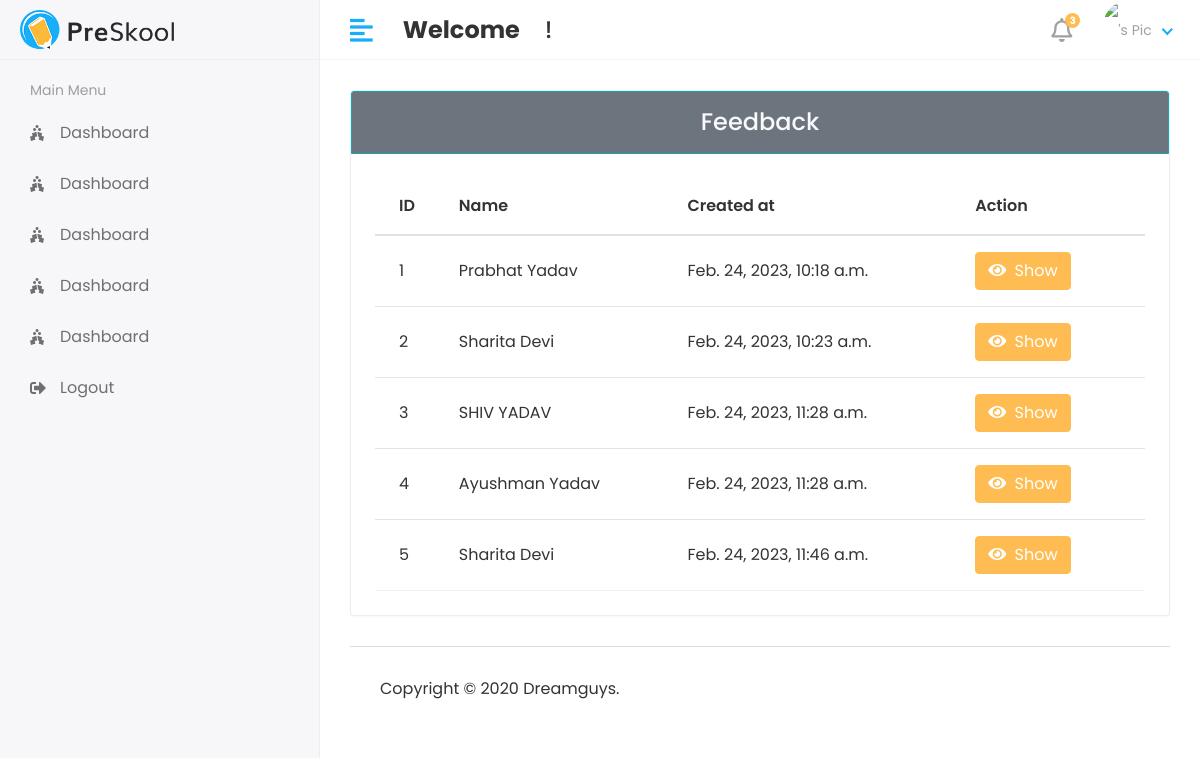
The page /Hod/Feedback/view on the database its author committed.
### myApp/models.py (models this page shows, shortened)
class StaffFeedback(models.Model):
  objects = None
  staff_id = models.ForeignKey(Staff, on_delete=models.CASCADE)
  feedback = models.TextField()
  feedback_reply = models.TextField()
  created_at = models.DateTimeField(auto_now_add=True)
  updated_at = models.DateTimeField(auto_now=True)

class Staff(models.Model):
  objects = None
  admin = models.OneToOneField(CustomUser, on_delete=models.CASCADE)
  address = models.TextField()
  gender = models.CharField(max_length=100)
  created_at = models.DateTimeField(auto_now_add=True)
  updated_at = models.DateTimeField(auto_now=True)
  def __str__(self):
    return self.admin.first_name + " " + self.admin.last_name

class CustomUser(AbstractUser):
  USER = (
    (1, 'HOD'),
    (2, 'STAFF'),
    (3, 'STUDENT'),
  )
  user_type = models.CharField(choices=USER, max_length=50, default=1)
  profile_Pic = models.ImageField(upload_to='media/profilePic')

### StudentManagementProject/Hod_Views.py (the view)
def view_staff_feedback(request):
  feedback = StaffFeedback.objects.all()
  context = {
    "feedbacks": feedback
  }
  return render(request, "Hod/view_staff_feedback.html", context)

### templates/Hod/view_staff_feedback.html (shortened to what this page needs)
{% extends 'base.html' %}
{% block content %}
{% load static %}
<div class="row">
  <div class="col-sm-12">
    <div class="card card-table ">
      <div class="card-header h4 border border-info d-flex justify-content-center bg-secondary text-light">
        Feedback
      </div>
      <div class="card-body text-white">
        <div class="table-responsive">
          <table class="table table-hover table-center mb-0 text-black" id="table_id">
            <thead>
            <tr>
              <th>ID</th>
              <th>Name</th>
              <th>Created at</th>
              <th class="text-left">Action</th>
            </tr>
            </thead>
            <tbody>
            {% for i in feedbacks %}
            <tr>
              <td>{{i.id}}</td>
              <td>{{i.staff_id}}</td>
              <td>{{i.created_at}}</td>
              <td>
                <div class="actions">
                  <button class="btn btn-primary"
                          data-target="#showFeedbacks-{{forloop.counter}}"
                          data-toggle="modal"><i class="fa fa-eye"></i>
                    <span class="ml-1">Show</span>
                  </button>
                </div>
              </td>
            </tr>
            {% endfor %}
            </tbody>
          </table>
        </div>
      </div>
    </div>
  </div>
</div>
{% endblock %}

### static/assets/css/style.css (style rules this page uses)
html { height: 100%; }
body { background-color: #fff; color: #333; font-family: 'Poppins', sans-serif; font-size: 1rem; height: 100%; line-height: 1.5; overflow-x: hidden; }
input, button, a { transition: all 0.4s ease; -moz-transition: all 0.4s ease; -o-transition: all 0.4s ease; -ms-transition: all 0.4s ease; -webkit-transition: all 0.4s ease; }
input, input:focus, button, button:focus { outline: none; }
.table { color: #333; max-width: 100%; margin-bottom: 0; width: 100%; }
.table thead tr th { font-weight: 600; }
.table tbody tr { border-bottom: 1px solid rgba(0, 0, 0, 0.05); }
.table.table-center td, .table.table-center th { vertical-align: middle; }
.card-table .card-body .table > thead > tr > th { border-top: 0; }
.card-table .card-body .table tr td:first-child, .card-table .card-body .table tr th:first-child { padding-left: 1.5rem; }
.card-table .card-body .table tr td:last-child, .card-table .card-body .table tr th:last-child { padding-right: 1.5rem; }
.card-table .table td, .card-table .table th { border-top: 1px solid #e2e5e8; padding: 1rem 0.75rem; white-space: nowrap; }
.btn-primary { background-color: #FFBC53; border: 1px solid #FFBC53; }
.card { border: 1px solid #ececf5; box-shadow: 0 1px 3px 0 rgba(0, 0, 0, 0.03); margin-bottom: 1.875rem; }
.card-body { padding: 1.5rem; }
.card-header { border-bottom: 1px solid #e6e6e6; padding: 1rem 1.5rem; }
.card .card-header { background-color: #fff; border-bottom: 1px solid #eaeaea; }

### rows shown on the page
StaffFeedback: id "1", staff_id "Prabhat Yadav", created_at "Feb. 24, 2023, 10:18 a.m."
StaffFeedback: id "2", staff_id "Sharita Devi", created_at "Feb. 24, 2023, 10:23 a.m."
StaffFeedback: id "3", staff_id "SHIV YADAV", created_at "Feb. 24, 2023, 11:28 a.m."
StaffFeedback: id "4", staff_id "Ayushman Yadav", created_at "Feb. 24, 2023, 11:28 a.m."
StaffFeedback: id "5", staff_id "Sharita Devi", created_at "Feb. 24, 2023, 11:46 a.m."
